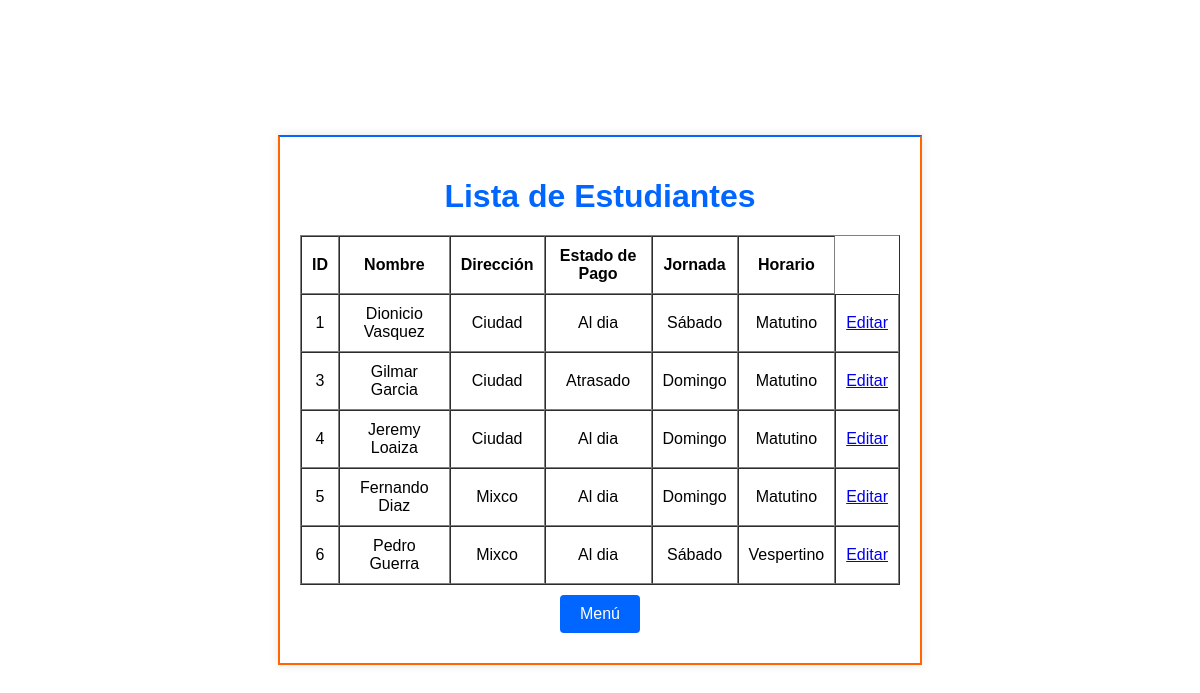
/lista_estudiantes.php (signed in), run on the app's committed database.
### tables this page shows
CREATE TABLE `estudiantes` (
  `id` int(11) NOT NULL,
  `nombre` varchar(255) NOT NULL,
  `direccion` varchar(255) DEFAULT NULL,
  `estado_de_pago` enum('Al dia','Atrasado') NOT NULL,
  `usuario_id` int(11) DEFAULT NULL,
  `jornada` enum('Sábado','Domingo') NOT NULL,
  `horario` enum('Matutino','Vespertino') NOT NULL
);

### lista_estudiantes.php (the view, shortened to what this page needs)
<!DOCTYPE html>
<html lang="es">
<head>
    <link rel="stylesheet" href="estilos.css">
</head>
<body>
<div class="container">
    <h1>Lista de Estudiantes</h1>
    <table border="1" cellpadding="10" cellspacing="0">
    <tr>
            <th>ID</th>
            <th>Nombre</th>
            <th>Dirección</th>
            <th>Estado de Pago</th>
            <th>Jornada</th>
            <th>Horario</th>
        </tr>
        <?php
        require 'config.php';
        $stmt = $pdo->query("SELECT * FROM Estudiantes");
        while ($row = $stmt->fetch(PDO::FETCH_ASSOC)) {
            echo "<tr>";
            echo "<td>{$row['id']}</td>";
            echo "<td>{$row['nombre']}</td>";
            echo "<td>{$row['direccion']}</td>";
            echo "<td>{$row['estado_de_pago']}</td>";
            echo "<td>{$row['jornada']}</td>";
            echo "<td>{$row['horario']}</td>";
            if ($_SESSION['rol'] == 'Profesor' || $_SESSION['rol'] == 'Administrador') {
                echo "<td><a href='editar_estudiantes.php?id={$row['id']}'>Editar</a></td>";
            }
            echo "</tr>";
        }
        ?>
    </table>
    <button onclick="window.location.href='index.php';">Menú</button>
</div>
</body>
</html>

### estilos.css (style rules this page uses)
body { background-color: #ffffff; font-family: Arial, sans-serif; margin: 0; padding: 0; display: flex; justify-content: center; align-items: center; height: 100vh; }
.container { width: 50%; padding: 20px; border: 2px solid #ff6600; border-top-color: #0066ff; background-color: #ffffff; text-align: center; box-shadow: 0px 0px 10px rgba(0, 0, 0, 0.1); }
input[type="submit"], button { background-color: #0066ff; color: white; padding: 10px 20px; border: none; border-radius: 4px; cursor: pointer; font-size: 16px; margin: 10px 0; }
h1, h2 { color: #0066ff; margin-bottom: 20px; }

### data on the page
estudiantes: id "1", nombre "Dionicio Vasquez", direccion "Ciudad", estado_de_pago "Al dia", jornada "Sábado", horario "Matutino"
estudiantes: id "3", nombre "Gilmar Garcia", direccion "Ciudad", estado_de_pago "Atrasado", jornada "Domingo", horario "Matutino"
estudiantes: id "4", nombre "Jeremy Loaiza", direccion "Ciudad", estado_de_pago "Al dia", jornada "Domingo", horario "Matutino"
estudiantes: id "5", nombre "Fernando Diaz", direccion "Mixco", estado_de_pago "Al dia", jornada "Domingo", horario "Matutino"
estudiantes: id "6", nombre "Pedro Guerra", direccion "Mixco", estado_de_pago "Al dia", jornada "Sábado", horario "Vespertino"
